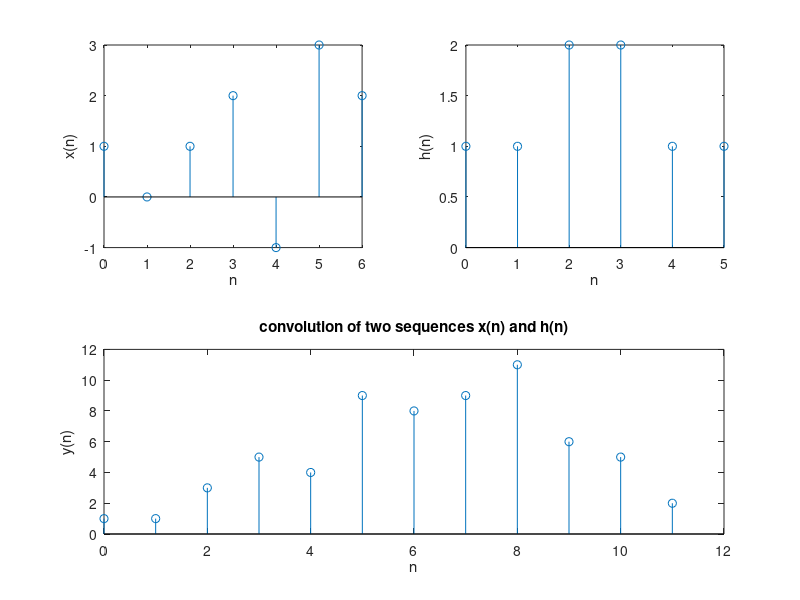

The MATLAB script that drew this image:
clc
x=[1,0,1,2,-1,3,2];
N1=length(x);
n=0:1:N1-1;
subplot(2,2,1),stem(n,x);
xlabel('n'),ylabel('x(n)');
h=[1,1,2,2,1,1];
N2=length(h);
n1=0:1:N2-1;
subplot(2,2,2),stem(n1,h);
xlabel('n'),ylabel('h(n)');
y=conv(x,h)
n2=0:1:N1+N2-2;
subplot(2,1,2),stem(n2,y);
xlabel('n'),ylabel('y(n)');
title('convolution of two sequences x(n) and h(n)')